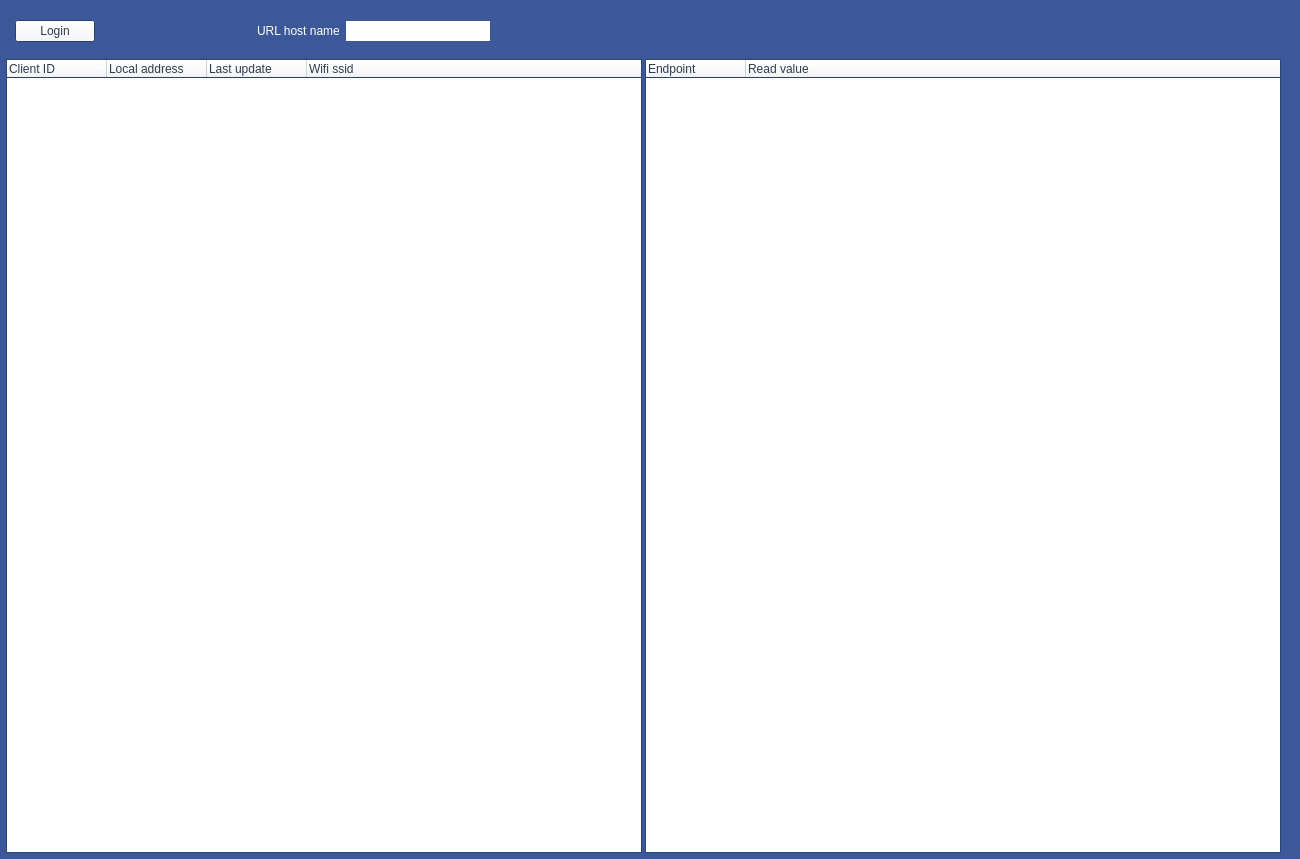
<?xml version="1.0" encoding="UTF-8"?>
<ui version="4.0">
 <class>Dplm</class>
 <widget class="QMainWindow" name="Dplm">
  <property name="geometry">
   <rect>
    <x>0</x>
    <y>0</y>
    <width>1300</width>
    <height>859</height>
   </rect>
  </property>
  <property name="palette">
   <palette>
    <active>
     <colorrole role="WindowText">
      <brush brushstyle="SolidPattern">
       <color alpha="255">
        <red>254</red>
        <green>254</green>
        <blue>254</blue>
       </color>
      </brush>
     </colorrole>
     <colorrole role="Button">
      <brush brushstyle="SolidPattern">
       <color alpha="255">
        <red>245</red>
        <green>246</green>
        <blue>250</blue>
       </color>
      </brush>
     </colorrole>
     <colorrole role="Light">
      <brush brushstyle="SolidPattern">
       <color alpha="255">
        <red>90</red>
        <green>132</green>
        <blue>229</blue>
       </color>
      </brush>
     </colorrole>
     <colorrole role="Midlight">
      <brush brushstyle="SolidPattern">
       <color alpha="255">
        <red>75</red>
        <green>110</green>
        <blue>191</blue>
       </color>
      </brush>
     </colorrole>
     <colorrole role="Dark">
      <brush brushstyle="SolidPattern">
       <color alpha="255">
        <red>30</red>
        <green>44</green>
        <blue>76</blue>
       </color>
      </brush>
     </colorrole>
     <colorrole role="Mid">
      <brush brushstyle="SolidPattern">
       <color alpha="255">
        <red>40</red>
        <green>59</green>
        <blue>102</blue>
       </color>
      </brush>
     </colorrole>
     <colorrole role="Text">
      <brush brushstyle="SolidPattern">
       <color alpha="255">
        <red>0</red>
        <green>0</green>
        <blue>0</blue>
       </color>
      </brush>
     </colorrole>
     <colorrole role="BrightText">
      <brush brushstyle="SolidPattern">
       <color alpha="255">
        <red>255</red>
        <green>255</green>
        <blue>255</blue>
       </color>
      </brush>
     </colorrole>
     <colorrole role="ButtonText">
      <brush brushstyle="SolidPattern">
       <color alpha="255">
        <red>49</red>
        <green>58</green>
        <blue>75</blue>
       </color>
      </brush>
     </colorrole>
     <colorrole role="Base">
      <brush brushstyle="SolidPattern">
       <color alpha="255">
        <red>255</red>
        <green>255</green>
        <blue>255</blue>
       </color>
      </brush>
     </colorrole>
     <colorrole role="Window">
      <brush brushstyle="SolidPattern">
       <color alpha="255">
        <red>131</red>
        <green>158</green>
        <blue>213</blue>
       </color>
      </brush>
     </colorrole>
     <colorrole role="Shadow">
      <brush brushstyle="SolidPattern">
       <color alpha="255">
        <red>49</red>
        <green>58</green>
        <blue>75</blue>
       </color>
      </brush>
     </colorrole>
     <colorrole role="Highlight">
      <brush brushstyle="SolidPattern">
       <color alpha="255">
        <red>219</red>
        <green>231</green>
        <blue>255</blue>
       </color>
      </brush>
     </colorrole>
     <colorrole role="HighlightedText">
      <brush brushstyle="SolidPattern">
       <color alpha="255">
        <red>49</red>
        <green>58</green>
        <blue>75</blue>
       </color>
      </brush>
     </colorrole>
     <colorrole role="Link">
      <brush brushstyle="SolidPattern">
       <color alpha="255">
        <red>245</red>
        <green>246</green>
        <blue>250</blue>
       </color>
      </brush>
     </colorrole>
     <colorrole role="AlternateBase">
      <brush brushstyle="SolidPattern">
       <color alpha="255">
        <red>157</red>
        <green>171</green>
        <blue>204</blue>
       </color>
      </brush>
     </colorrole>
     <colorrole role="ToolTipBase">
      <brush brushstyle="SolidPattern">
       <color alpha="255">
        <red>255</red>
        <green>255</green>
        <blue>220</blue>
       </color>
      </brush>
     </colorrole>
     <colorrole role="ToolTipText">
      <brush brushstyle="SolidPattern">
       <color alpha="255">
        <red>0</red>
        <green>0</green>
        <blue>0</blue>
       </color>
      </brush>
     </colorrole>
     <colorrole role="PlaceholderText">
      <brush brushstyle="SolidPattern">
       <color alpha="128">
        <red>0</red>
        <green>0</green>
        <blue>0</blue>
       </color>
      </brush>
     </colorrole>
    </active>
    <inactive>
     <colorrole role="WindowText">
      <brush brushstyle="SolidPattern">
       <color alpha="255">
        <red>254</red>
        <green>254</green>
        <blue>254</blue>
       </color>
      </brush>
     </colorrole>
     <colorrole role="Button">
      <brush brushstyle="SolidPattern">
       <color alpha="255">
        <red>245</red>
        <green>246</green>
        <blue>250</blue>
       </color>
      </brush>
     </colorrole>
     <colorrole role="Light">
      <brush brushstyle="SolidPattern">
       <color alpha="255">
        <red>90</red>
        <green>132</green>
        <blue>229</blue>
       </color>
      </brush>
     </colorrole>
     <colorrole role="Midlight">
      <brush brushstyle="SolidPattern">
       <color alpha="255">
        <red>75</red>
        <green>110</green>
        <blue>191</blue>
       </color>
      </brush>
     </colorrole>
     <colorrole role="Dark">
      <brush brushstyle="SolidPattern">
       <color alpha="255">
        <red>30</red>
        <green>44</green>
        <blue>76</blue>
       </color>
      </brush>
     </colorrole>
     <colorrole role="Mid">
      <brush brushstyle="SolidPattern">
       <color alpha="255">
        <red>40</red>
        <green>59</green>
        <blue>102</blue>
       </color>
      </brush>
     </colorrole>
     <colorrole role="Text">
      <brush brushstyle="SolidPattern">
       <color alpha="255">
        <red>0</red>
        <green>0</green>
        <blue>0</blue>
       </color>
      </brush>
     </colorrole>
     <colorrole role="BrightText">
      <brush brushstyle="SolidPattern">
       <color alpha="255">
        <red>255</red>
        <green>255</green>
        <blue>255</blue>
       </color>
      </brush>
     </colorrole>
     <colorrole role="ButtonText">
      <brush brushstyle="SolidPattern">
       <color alpha="255">
        <red>49</red>
        <green>58</green>
        <blue>75</blue>
       </color>
      </brush>
     </colorrole>
     <colorrole role="Base">
      <brush brushstyle="SolidPattern">
       <color alpha="255">
        <red>255</red>
        <green>255</green>
        <blue>255</blue>
       </color>
      </brush>
     </colorrole>
     <colorrole role="Window">
      <brush brushstyle="SolidPattern">
       <color alpha="255">
        <red>131</red>
        <green>158</green>
        <blue>213</blue>
       </color>
      </brush>
     </colorrole>
     <colorrole role="Shadow">
      <brush brushstyle="SolidPattern">
       <color alpha="255">
        <red>49</red>
        <green>58</green>
        <blue>75</blue>
       </color>
      </brush>
     </colorrole>
     <colorrole role="Highlight">
      <brush brushstyle="SolidPattern">
       <color alpha="255">
        <red>219</red>
        <green>231</green>
        <blue>255</blue>
       </color>
      </brush>
     </colorrole>
     <colorrole role="HighlightedText">
      <brush brushstyle="SolidPattern">
       <color alpha="255">
        <red>49</red>
        <green>58</green>
        <blue>75</blue>
       </color>
      </brush>
     </colorrole>
     <colorrole role="Link">
      <brush brushstyle="SolidPattern">
       <color alpha="255">
        <red>245</red>
        <green>246</green>
        <blue>250</blue>
       </color>
      </brush>
     </colorrole>
     <colorrole role="AlternateBase">
      <brush brushstyle="SolidPattern">
       <color alpha="255">
        <red>157</red>
        <green>171</green>
        <blue>204</blue>
       </color>
      </brush>
     </colorrole>
     <colorrole role="ToolTipBase">
      <brush brushstyle="SolidPattern">
       <color alpha="255">
        <red>255</red>
        <green>255</green>
        <blue>220</blue>
       </color>
      </brush>
     </colorrole>
     <colorrole role="ToolTipText">
      <brush brushstyle="SolidPattern">
       <color alpha="255">
        <red>0</red>
        <green>0</green>
        <blue>0</blue>
       </color>
      </brush>
     </colorrole>
     <colorrole role="PlaceholderText">
      <brush brushstyle="SolidPattern">
       <color alpha="128">
        <red>0</red>
        <green>0</green>
        <blue>0</blue>
       </color>
      </brush>
     </colorrole>
    </inactive>
    <disabled>
     <colorrole role="WindowText">
      <brush brushstyle="SolidPattern">
       <color alpha="255">
        <red>30</red>
        <green>44</green>
        <blue>76</blue>
       </color>
      </brush>
     </colorrole>
     <colorrole role="Button">
      <brush brushstyle="SolidPattern">
       <color alpha="255">
        <red>245</red>
        <green>246</green>
        <blue>250</blue>
       </color>
      </brush>
     </colorrole>
     <colorrole role="Light">
      <brush brushstyle="SolidPattern">
       <color alpha="255">
        <red>90</red>
        <green>132</green>
        <blue>229</blue>
       </color>
      </brush>
     </colorrole>
     <colorrole role="Midlight">
      <brush brushstyle="SolidPattern">
       <color alpha="255">
        <red>75</red>
        <green>110</green>
        <blue>191</blue>
       </color>
      </brush>
     </colorrole>
     <colorrole role="Dark">
      <brush brushstyle="SolidPattern">
       <color alpha="255">
        <red>30</red>
        <green>44</green>
        <blue>76</blue>
       </color>
      </brush>
     </colorrole>
     <colorrole role="Mid">
      <brush brushstyle="SolidPattern">
       <color alpha="255">
        <red>40</red>
        <green>59</green>
        <blue>102</blue>
       </color>
      </brush>
     </colorrole>
     <colorrole role="Text">
      <brush brushstyle="SolidPattern">
       <color alpha="255">
        <red>30</red>
        <green>44</green>
        <blue>76</blue>
       </color>
      </brush>
     </colorrole>
     <colorrole role="BrightText">
      <brush brushstyle="SolidPattern">
       <color alpha="255">
        <red>255</red>
        <green>255</green>
        <blue>255</blue>
       </color>
      </brush>
     </colorrole>
     <colorrole role="ButtonText">
      <brush brushstyle="SolidPattern">
       <color alpha="255">
        <red>30</red>
        <green>44</green>
        <blue>76</blue>
       </color>
      </brush>
     </colorrole>
     <colorrole role="Base">
      <brush brushstyle="SolidPattern">
       <color alpha="255">
        <red>131</red>
        <green>158</green>
        <blue>213</blue>
       </color>
      </brush>
     </colorrole>
     <colorrole role="Window">
      <brush brushstyle="SolidPattern">
       <color alpha="255">
        <red>131</red>
        <green>158</green>
        <blue>213</blue>
       </color>
      </brush>
     </colorrole>
     <colorrole role="Shadow">
      <brush brushstyle="SolidPattern">
       <color alpha="255">
        <red>49</red>
        <green>58</green>
        <blue>75</blue>
       </color>
      </brush>
     </colorrole>
     <colorrole role="Highlight">
      <brush brushstyle="SolidPattern">
       <color alpha="255">
        <red>0</red>
        <green>120</green>
        <blue>215</blue>
       </color>
      </brush>
     </colorrole>
     <colorrole role="HighlightedText">
      <brush brushstyle="SolidPattern">
       <color alpha="255">
        <red>49</red>
        <green>58</green>
        <blue>75</blue>
       </color>
      </brush>
     </colorrole>
     <colorrole role="Link">
      <brush brushstyle="SolidPattern">
       <color alpha="255">
        <red>245</red>
        <green>246</green>
        <blue>250</blue>
       </color>
      </brush>
     </colorrole>
     <colorrole role="AlternateBase">
      <brush brushstyle="SolidPattern">
       <color alpha="255">
        <red>60</red>
        <green>88</green>
        <blue>153</blue>
       </color>
      </brush>
     </colorrole>
     <colorrole role="ToolTipBase">
      <brush brushstyle="SolidPattern">
       <color alpha="255">
        <red>255</red>
        <green>255</green>
        <blue>220</blue>
       </color>
      </brush>
     </colorrole>
     <colorrole role="ToolTipText">
      <brush brushstyle="SolidPattern">
       <color alpha="255">
        <red>0</red>
        <green>0</green>
        <blue>0</blue>
       </color>
      </brush>
     </colorrole>
     <colorrole role="PlaceholderText">
      <brush brushstyle="SolidPattern">
       <color alpha="128">
        <red>0</red>
        <green>0</green>
        <blue>0</blue>
       </color>
      </brush>
     </colorrole>
    </disabled>
   </palette>
  </property>
  <property name="windowTitle">
   <string>DPLM-UI</string>
  </property>
  <property name="autoFillBackground">
   <bool>true</bool>
  </property>
  <widget class="QWidget" name="centralwidget">
   <layout class="QGridLayout" name="gridLayout">
    <property name="leftMargin">
     <number>0</number>
    </property>
    <property name="topMargin">
     <number>0</number>
    </property>
    <property name="rightMargin">
     <number>0</number>
    </property>
    <property name="bottomMargin">
     <number>0</number>
    </property>
    <item row="0" column="0">
     <layout class="QGridLayout" name="gridLayout_2">
      <property name="sizeConstraint">
       <enum>QLayout::SetNoConstraint</enum>
      </property>
      <item row="0" column="0">
       <widget class="QFrame" name="device_list">
        <property name="sizePolicy">
         <sizepolicy hsizetype="Preferred" vsizetype="Preferred">
          <horstretch>0</horstretch>
          <verstretch>2</verstretch>
         </sizepolicy>
        </property>
        <property name="minimumSize">
         <size>
          <width>0</width>
          <height>230</height>
         </size>
        </property>
        <property name="palette">
         <palette>
          <active>
           <colorrole role="Base">
            <brush brushstyle="SolidPattern">
             <color alpha="255">
              <red>255</red>
              <green>255</green>
              <blue>255</blue>
             </color>
            </brush>
           </colorrole>
           <colorrole role="Window">
            <brush brushstyle="SolidPattern">
             <color alpha="255">
              <red>60</red>
              <green>88</green>
              <blue>153</blue>
             </color>
            </brush>
           </colorrole>
          </active>
          <inactive>
           <colorrole role="Base">
            <brush brushstyle="SolidPattern">
             <color alpha="255">
              <red>255</red>
              <green>255</green>
              <blue>255</blue>
             </color>
            </brush>
           </colorrole>
           <colorrole role="Window">
            <brush brushstyle="SolidPattern">
             <color alpha="255">
              <red>60</red>
              <green>88</green>
              <blue>153</blue>
             </color>
            </brush>
           </colorrole>
          </inactive>
          <disabled>
           <colorrole role="Base">
            <brush brushstyle="SolidPattern">
             <color alpha="255">
              <red>60</red>
              <green>88</green>
              <blue>153</blue>
             </color>
            </brush>
           </colorrole>
           <colorrole role="Window">
            <brush brushstyle="SolidPattern">
             <color alpha="255">
              <red>60</red>
              <green>88</green>
              <blue>153</blue>
             </color>
            </brush>
           </colorrole>
          </disabled>
         </palette>
        </property>
        <property name="autoFillBackground">
         <bool>true</bool>
        </property>
        <layout class="QGridLayout" name="gridLayout_3">
         <property name="leftMargin">
          <number>6</number>
         </property>
         <property name="topMargin">
          <number>6</number>
         </property>
         <property name="rightMargin">
          <number>6</number>
         </property>
         <property name="bottomMargin">
          <number>6</number>
         </property>
         <property name="spacing">
          <number>3</number>
         </property>
         <item row="2" column="0">
          <spacer name="verticalSpacer_2">
           <property name="orientation">
            <enum>Qt::Vertical</enum>
           </property>
           <property name="sizeType">
            <enum>QSizePolicy::Minimum</enum>
           </property>
           <property name="sizeHint" stdset="0">
            <size>
             <width>5</width>
             <height>5</height>
            </size>
           </property>
          </spacer>
         </item>
         <item row="0" column="0">
          <spacer name="verticalSpacer_3">
           <property name="orientation">
            <enum>Qt::Vertical</enum>
           </property>
           <property name="sizeType">
            <enum>QSizePolicy::Maximum</enum>
           </property>
           <property name="sizeHint" stdset="0">
            <size>
             <width>20</width>
             <height>5</height>
            </size>
           </property>
          </spacer>
         </item>
         <item row="3" column="3">
          <widget class="QStackedWidget" name="stackedWidget"/>
         </item>
         <item row="3" column="2">
          <spacer name="horizontalSpacer">
           <property name="orientation">
            <enum>Qt::Horizontal</enum>
           </property>
           <property name="sizeHint" stdset="0">
            <size>
             <width>10</width>
             <height>20</height>
            </size>
           </property>
          </spacer>
         </item>
         <item row="3" column="1">
          <widget class="QTreeWidget" name="endpoint_tree">
           <property name="sizePolicy">
            <sizepolicy hsizetype="Expanding" vsizetype="Expanding">
             <horstretch>2</horstretch>
             <verstretch>0</verstretch>
            </sizepolicy>
           </property>
           <column>
            <property name="text">
             <string>Endpoint</string>
            </property>
           </column>
           <column>
            <property name="text">
             <string>Read value</string>
            </property>
           </column>
          </widget>
         </item>
         <item row="1" column="0">
          <widget class="QWidget" name="widget" native="true">
           <layout class="QGridLayout" name="gridLayout_4">
            <item row="0" column="4">
             <widget class="QLineEdit" name="hostName">
              <property name="text">
               <string/>
              </property>
              <property name="frame">
               <bool>false</bool>
              </property>
              <property name="readOnly">
               <bool>true</bool>
              </property>
             </widget>
            </item>
            <item row="0" column="0">
             <widget class="QPushButton" name="login_button">
              <property name="text">
               <string>Login</string>
              </property>
             </widget>
            </item>
            <item row="0" column="2">
             <spacer name="horizontalSpacer_2">
              <property name="orientation">
               <enum>Qt::Horizontal</enum>
              </property>
              <property name="sizeHint" stdset="0">
               <size>
                <width>40</width>
                <height>20</height>
               </size>
              </property>
             </spacer>
            </item>
            <item row="0" column="1">
             <widget class="QLabel" name="login_state">
              <property name="text">
               <string/>
              </property>
             </widget>
            </item>
            <item row="0" column="3">
             <widget class="QLabel" name="label">
              <property name="text">
               <string>URL host name</string>
              </property>
             </widget>
            </item>
            <item row="0" column="5">
             <spacer name="horizontalSpacer_3">
              <property name="orientation">
               <enum>Qt::Horizontal</enum>
              </property>
              <property name="sizeHint" stdset="0">
               <size>
                <width>40</width>
                <height>20</height>
               </size>
              </property>
             </spacer>
            </item>
           </layout>
          </widget>
         </item>
         <item row="3" column="0">
          <widget class="QTreeWidget" name="device_tree">
           <property name="sizePolicy">
            <sizepolicy hsizetype="Ignored" vsizetype="Expanding">
             <horstretch>2</horstretch>
             <verstretch>0</verstretch>
            </sizepolicy>
           </property>
           <property name="sortingEnabled">
            <bool>true</bool>
           </property>
           <column>
            <property name="text">
             <string>Client ID</string>
            </property>
           </column>
           <column>
            <property name="text">
             <string>Local address</string>
            </property>
           </column>
           <column>
            <property name="text">
             <string>Last update</string>
            </property>
           </column>
           <column>
            <property name="text">
             <string>Wifi ssid</string>
            </property>
           </column>
          </widget>
         </item>
        </layout>
       </widget>
      </item>
     </layout>
    </item>
   </layout>
  </widget>
 </widget>
 <resources/>
 <connections/>
</ui>
